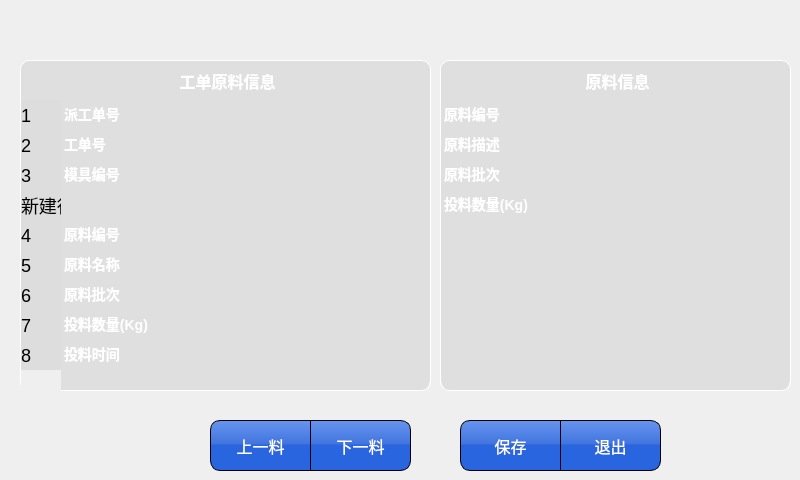
<?xml version="1.0" encoding="UTF-8"?>
<ui version="4.0">
 <class>Fun40tl</class>
 <widget class="QDialog" name="Fun40tl">
  <property name="geometry">
   <rect>
    <x>0</x>
    <y>0</y>
    <width>800</width>
    <height>480</height>
   </rect>
  </property>
  <property name="font">
   <font>
    <pointsize>12</pointsize>
   </font>
  </property>
  <property name="windowTitle">
   <string>Dialog</string>
  </property>
  <property name="styleSheet">
   <string notr="true">QDialog {	
	border-image: url(:/rc/res/main_bk.png) 0 00 0 0 repeat;
}
#widget_2{ 
border-image: url(:/rc/res/main_bk.png) 50 00 0 0 repeat;
}
QPushButton {
	border: 1px solid  rgb(0, 0, 0);
	border-radius: 0px;
	background-color: qlineargradient(spread:pad, x1:1, y1:1, x2:1, y2:0, stop:0.505682 rgba(35, 97, 222, 247), stop:0.539773 rgba(61, 114, 223, 247), stop:1 rgba(93, 142, 239, 238));
	color: rgb(255, 255, 255);
	font: 16px;
}
QGroupBox::title {
  color: rgb(255, 255, 255);
  subcontrol-origin: margin;
  subcontrol-position: top center;
  padding-top: 10px;  
  border-top: 1px solid rgb(255, 255, 255);
  font:bold 14px;
}
QGroupBox {
	border: 1px solid rgb(255, 255, 255); 
    border-radius: 9px;
	padding:2px; font: bold 16px;	
	background-color: rgba(199, 199, 199, 100);
}

QTableWidget::item {
   
}
QHeaderView::section {
    background-color:  rgb(221, 221, 221); 
	font: 18px;
	border: 0px solid #6c6c6c;
	height: 25px;
}

QTableWidget {
border-left: 1px solid rgb(255, 255, 255); 
border-right: 1px solid rgb(255, 255, 255); 
background-color: transparent;
color: rgb(255, 255, 255);
font: bold 14px;
border-bottom-left-radius:10px;
border-bottom-right-radius:10px;
}</string>
  </property>
  <widget class="QWidget" name="widget_2" native="true">
   <property name="geometry">
    <rect>
     <x>0</x>
     <y>50</y>
     <width>800</width>
     <height>431</height>
    </rect>
   </property>
   <property name="styleSheet">
    <string notr="true"/>
   </property>
   <widget class="QPushButton" name="btExit">
    <property name="geometry">
     <rect>
      <x>560</x>
      <y>370</y>
      <width>101</width>
      <height>51</height>
     </rect>
    </property>
    <property name="focusPolicy">
     <enum>Qt::NoFocus</enum>
    </property>
    <property name="styleSheet">
     <string notr="true">border-top-right-radius:10px;
border-bottom-right-radius:10px;</string>
    </property>
    <property name="text">
     <string>退出</string>
    </property>
   </widget>
   <widget class="QGroupBox" name="groupBox">
    <property name="geometry">
     <rect>
      <x>20</x>
      <y>10</y>
      <width>411</width>
      <height>331</height>
     </rect>
    </property>
    <property name="title">
     <string>工单原料信息</string>
    </property>
    <widget class="QTableWidget" name="tableWidgetInfo">
     <property name="geometry">
      <rect>
       <x>0</x>
       <y>40</y>
       <width>411</width>
       <height>291</height>
      </rect>
     </property>
     <property name="editTriggers">
      <set>QAbstractItemView::NoEditTriggers</set>
     </property>
     <attribute name="horizontalHeaderVisible">
      <bool>false</bool>
     </attribute>
     <attribute name="horizontalHeaderDefaultSectionSize">
      <number>110</number>
     </attribute>
     <attribute name="horizontalHeaderHighlightSections">
      <bool>true</bool>
     </attribute>
     <attribute name="horizontalHeaderShowSortIndicator" stdset="0">
      <bool>false</bool>
     </attribute>
     <attribute name="horizontalHeaderStretchLastSection">
      <bool>true</bool>
     </attribute>
     <attribute name="verticalHeaderVisible">
      <bool>true</bool>
     </attribute>
     <row>
      <property name="text">
       <string>1</string>
      </property>
     </row>
     <row>
      <property name="text">
       <string>2</string>
      </property>
     </row>
     <row>
      <property name="text">
       <string>3</string>
      </property>
     </row>
     <row>
      <property name="text">
       <string>新建行</string>
      </property>
     </row>
     <row>
      <property name="text">
       <string>4</string>
      </property>
     </row>
     <row>
      <property name="text">
       <string>5</string>
      </property>
     </row>
     <row>
      <property name="text">
       <string>6</string>
      </property>
     </row>
     <row>
      <property name="text">
       <string>7</string>
      </property>
     </row>
     <row>
      <property name="text">
       <string>8</string>
      </property>
     </row>
     <column>
      <property name="text">
       <string>新建列</string>
      </property>
     </column>
     <column>
      <property name="text">
       <string>新建列</string>
      </property>
     </column>
     <item row="0" column="0">
      <property name="text">
       <string>派工单号</string>
      </property>
     </item>
     <item row="1" column="0">
      <property name="text">
       <string>工单号</string>
      </property>
     </item>
     <item row="2" column="0">
      <property name="text">
       <string>模具编号</string>
      </property>
     </item>
     <item row="4" column="0">
      <property name="text">
       <string>原料编号</string>
      </property>
     </item>
     <item row="5" column="0">
      <property name="text">
       <string>原料名称</string>
      </property>
     </item>
     <item row="6" column="0">
      <property name="text">
       <string>原料批次</string>
      </property>
     </item>
     <item row="7" column="0">
      <property name="text">
       <string>投料数量(Kg)</string>
      </property>
     </item>
     <item row="8" column="0">
      <property name="text">
       <string>投料时间</string>
      </property>
     </item>
    </widget>
   </widget>
   <widget class="QGroupBox" name="groupBox_2">
    <property name="geometry">
     <rect>
      <x>440</x>
      <y>10</y>
      <width>351</width>
      <height>331</height>
     </rect>
    </property>
    <property name="title">
     <string>原料信息</string>
    </property>
    <widget class="QTableWidget" name="tableWidgetValue">
     <property name="geometry">
      <rect>
       <x>0</x>
       <y>40</y>
       <width>351</width>
       <height>291</height>
      </rect>
     </property>
     <property name="editTriggers">
      <set>QAbstractItemView::NoEditTriggers</set>
     </property>
     <property name="rowCount">
      <number>4</number>
     </property>
     <property name="columnCount">
      <number>2</number>
     </property>
     <attribute name="horizontalHeaderVisible">
      <bool>false</bool>
     </attribute>
     <attribute name="horizontalHeaderDefaultSectionSize">
      <number>114</number>
     </attribute>
     <attribute name="horizontalHeaderHighlightSections">
      <bool>true</bool>
     </attribute>
     <attribute name="horizontalHeaderMinimumSectionSize">
      <number>27</number>
     </attribute>
     <attribute name="horizontalHeaderShowSortIndicator" stdset="0">
      <bool>false</bool>
     </attribute>
     <attribute name="horizontalHeaderStretchLastSection">
      <bool>true</bool>
     </attribute>
     <attribute name="verticalHeaderVisible">
      <bool>false</bool>
     </attribute>
     <attribute name="verticalHeaderHighlightSections">
      <bool>true</bool>
     </attribute>
     <row/>
     <row/>
     <row/>
     <row/>
     <column>
      <property name="text">
       <string>名称</string>
      </property>
     </column>
     <column>
      <property name="text">
       <string>值</string>
      </property>
     </column>
     <item row="0" column="0">
      <property name="text">
       <string>原料编号</string>
      </property>
     </item>
     <item row="1" column="0">
      <property name="text">
       <string>原料描述</string>
      </property>
     </item>
     <item row="2" column="0">
      <property name="text">
       <string>原料批次</string>
      </property>
     </item>
     <item row="3" column="0">
      <property name="text">
       <string>投料数量(Kg)</string>
      </property>
     </item>
    </widget>
   </widget>
   <widget class="QPushButton" name="btUp">
    <property name="geometry">
     <rect>
      <x>210</x>
      <y>370</y>
      <width>101</width>
      <height>51</height>
     </rect>
    </property>
    <property name="focusPolicy">
     <enum>Qt::NoFocus</enum>
    </property>
    <property name="styleSheet">
     <string notr="true">border-top-left-radius:10px;
border-bottom-left-radius:10px;</string>
    </property>
    <property name="text">
     <string>上一料</string>
    </property>
   </widget>
   <widget class="QPushButton" name="btSave">
    <property name="geometry">
     <rect>
      <x>460</x>
      <y>370</y>
      <width>101</width>
      <height>51</height>
     </rect>
    </property>
    <property name="focusPolicy">
     <enum>Qt::NoFocus</enum>
    </property>
    <property name="styleSheet">
     <string notr="true">border-top-left-radius:10px;
border-bottom-left-radius:10px;</string>
    </property>
    <property name="text">
     <string>保存</string>
    </property>
   </widget>
   <widget class="QPushButton" name="btNext">
    <property name="geometry">
     <rect>
      <x>310</x>
      <y>370</y>
      <width>101</width>
      <height>51</height>
     </rect>
    </property>
    <property name="focusPolicy">
     <enum>Qt::NoFocus</enum>
    </property>
    <property name="styleSheet">
     <string notr="true">border-top-right-radius:10px;
border-bottom-right-radius:10px;</string>
    </property>
    <property name="text">
     <string>下一料</string>
    </property>
   </widget>
  </widget>
 </widget>
 <resources/>
 <connections/>
</ui>
